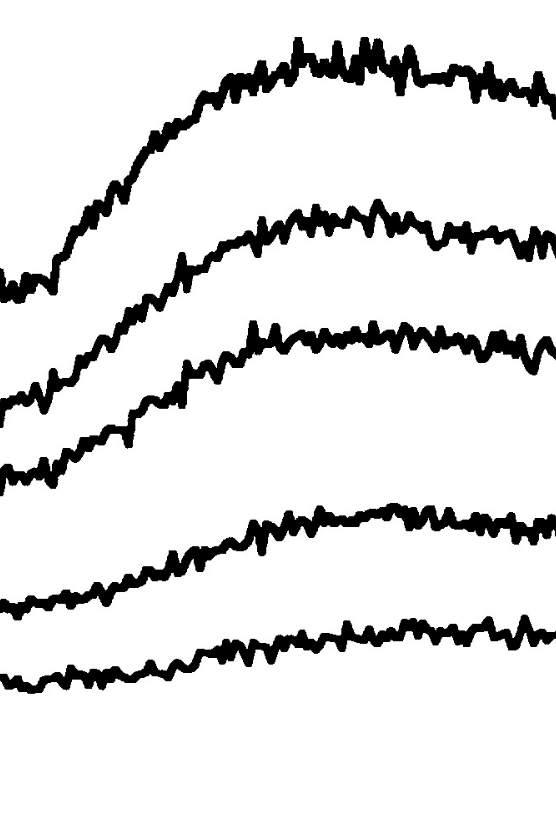
#> input picture experimental/chen2012/fig3a.png, 556 x 820 px
$ python extractPlotData.py
#> lines starting #> are read from the running program, lines starting #| are printed output that depends on the picture; after the words box and inside, x2 and y2 are one past the last pixel; in counts of white or black regions, pixels touching at a corner belong together; long printed decimals are rounded
import numpy as np
import matplotlib.pyplot as plt
from scipy import signal
from skimage.io import imread
import math

def filterByNeighbors(originalPlot, neighborhoodSize, neighborThreshold, startFtsz):
  outputSignal1 = np.zeros((len(startFtsz), originalPlot.shape[1]))
  maxValue = np.max(np.max(originalPlot))
  intensityThreshold = 0.2
  outputImage = np.zeros((originalPlot.shape))
  skipSize = 2
  for ii in range(originalPlot.shape[1]-neighborhoodSize):
    jj = neighborhoodSize
    linesFound = 0
    while (linesFound < len(startFtsz)) and jj < originalPlot.shape[0]-neighborhoodSize:
      jj+=1
      totalNeighbors = 0
      if (originalPlot[jj, ii] > intensityThreshold):
        verticalNeighborhood = originalPlot[jj:jj+neighborhoodSize,ii]
        maxInd = np.argmax(verticalNeighborhood)
        totalNeighbors = np.sum(verticalNeighborhood>intensityThreshold)
        if (totalNeighbors>neighborThreshold):
          outputSignal1[linesFound, ii] = jj+maxInd
          outputImage[jj, ii] = 1
          linesFound += 1
          jj+=skipSize*neighborhoodSize+maxInd
  outputSignal2 = np.zeros((len(startFtsz), originalPlot.shape[1]))
  for ii in range(originalPlot.shape[1]-neighborhoodSize):
    jj = originalPlot.shape[0]
    linesFound = 0
    while (linesFound<len(startFtsz)) and jj > 0:
      jj+=-1
      totalNeighbors = 0
      if (originalPlot[jj, ii] > intensityThreshold):
        verticalNeighborhood = originalPlot[jj-neighborhoodSize:jj,ii]
        maxInd = np.argmax(verticalNeighborhood)
        totalNeighbors = np.sum(verticalNeighborhood>intensityThreshold)
        if (totalNeighbors>neighborThreshold):
          outputSignal2[linesFound, ii] = jj-neighborhoodSize + maxInd
          linesFound += 1
          jj += -1*(skipSize*neighborhoodSize+maxInd)
  outputSignal2 = np.flipud(outputSignal2)
  outputSignal = np.add(outputSignal1, outputSignal2)
  outputSignal = np.divide(outputSignal, 2)
  return outputSignal, outputImage

def thresholdSignal(originalPlot, intensityThreshold):
  filteredPlot = (originalPlot > intensityThreshold) * originalPlot
  return filteredPlot

def lowPassFilter(originalPlot, size):
  kernel = np.ones((size, size))
  kernel = np.divide(kernel, size*size)
  output = signal.convolve2d(originalPlot, kernel, boundary='symm', mode='same')
  return output


def lightSignalToConcMonomer(lightSignal, startFtsz, criticalConcentration):
  concMonomer = np.zeros((lightSignal.shape))

  for jj in range(lightSignal.shape[0]):
    fluorPerConc = (np.mean(lightSignal[jj, 0:50]) - np.mean(lightSignal[jj, -51:-1]))/(startFtsz[jj] - criticalConcentration)
    print(fluorPerConc)
    concMonomer[jj, 0:2] = startFtsz[jj]
    for ii in range(2, lightSignal.shape[1]):
      fluorDiff = lightSignal[jj, ii] - lightSignal[jj, ii-1]
      concDiff = fluorDiff/fluorPerConc
      concMonomer[jj, ii] = concMonomer[jj, ii-1] + concDiff
  return concMonomer


def preprocessImage(imageFile, neighborhoodSize):
#> called with imageFile = 'chen2012/fig3a.png', neighborhoodSize = 30
  imOriginal = imread(imageFile, as_gray=True)
#> imOriginal is the input picture: shape (820, 556) float64; min 0, max 1, mean 0.891

  im = imOriginal
  im = np.subtract(im, np.min(np.min(im)))
  im = np.multiply(-1, im)
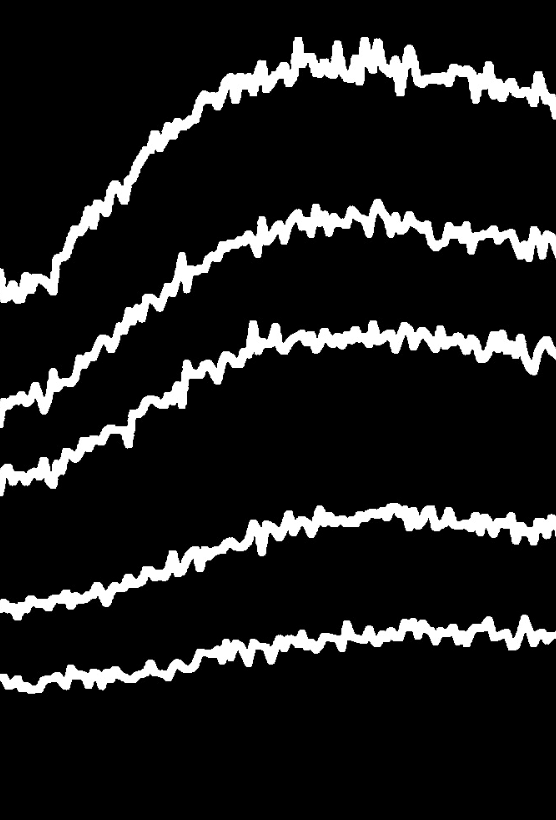
#> im: shape (820, 556) float64; min -1, max 0, mean -0.891; drawn with min black and max white
  im = np.add(im, -1*np.min(np.min(im)))
  im = np.divide(im, np.max(np.max(im)))
  padSize = neighborhoodSize
  im = np.pad(im, padSize, 'edge')
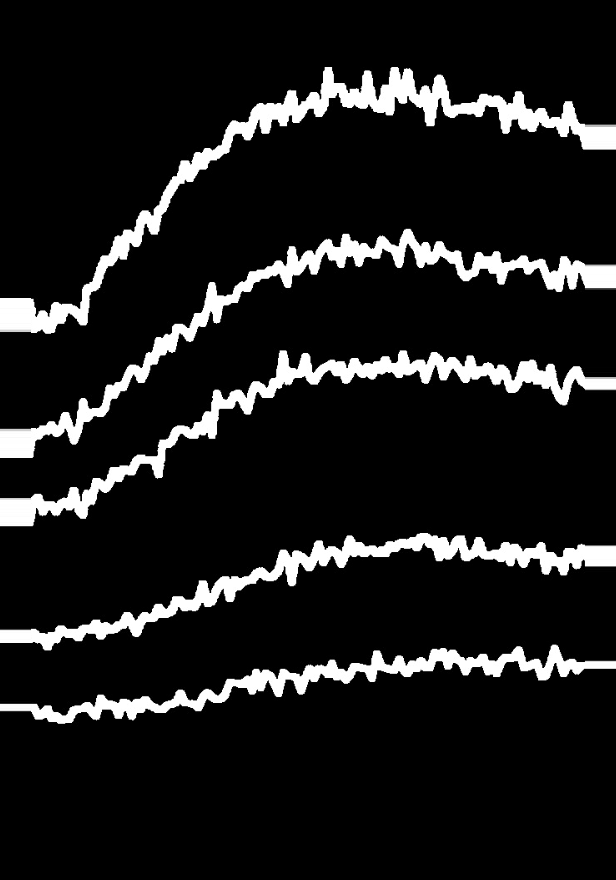
#> im: shape (880, 616) float64; min 0, max 1, mean 0.102

  return im

def postprocessSignal(inputSignal, padSize):
  outputSignal = inputSignal
  kernelLen = 5
  kernel = np.divide(np.ones(kernelLen), kernelLen)
  for ii in range(inputSignal.shape[0]):
    outputSignal[ii,:] = np.convolve(inputSignal[ii,:], kernel, 'same')
  outputSignal = outputSignal[:, padSize:padSize-1]
  return outputSignal

def iterativeLpfThresholdPlot(im, filterRounds, lpfSize, threshold):
#> called with filterRounds = 3, lpfSize = 20, threshold = 0.1
  rows = filterRounds + 1
  wid = 1
  plt.figure()
  plt.subplot(rows, wid, 1)
  plt.imshow(im)
  filteredPlot = im
  for ii in range(filterRounds):
    filteredPlot = lpfThreshold(filteredPlot, lpfSize, threshold)
    plt.subplot(rows, wid, ii+2)
    plt.imshow(filteredPlot)
#> this loop made 3 passes
#> pass 1, in lowPassFilter, `output = signal.convolve2d(originalPlot, kernel, boundary='symm', mode..`:
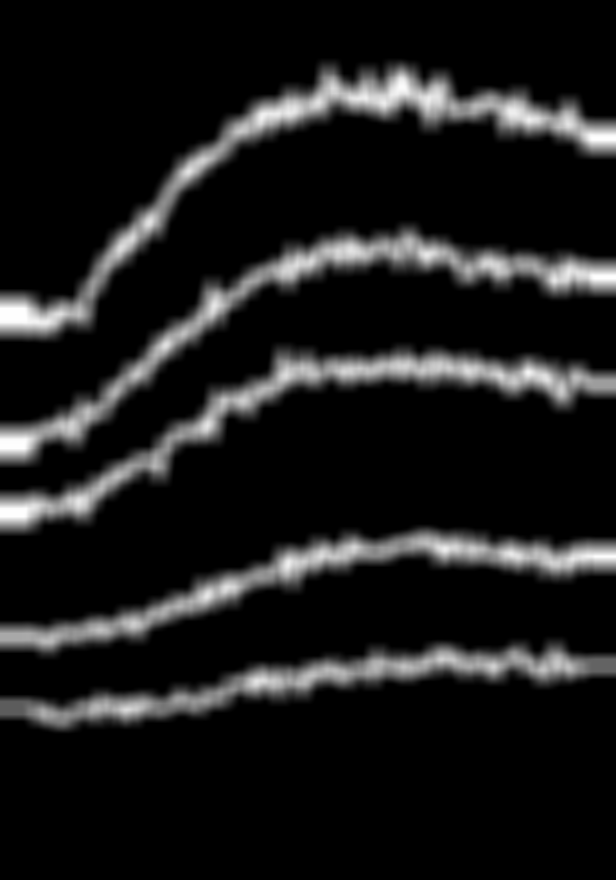
#> output: shape (880, 616) float64; min 0, max 0.999, mean 0.102
#> pass 2, in lowPassFilter (call 2), `output = signal.convolve2d(originalPlot, kernel, boundary='symm', mode..`:
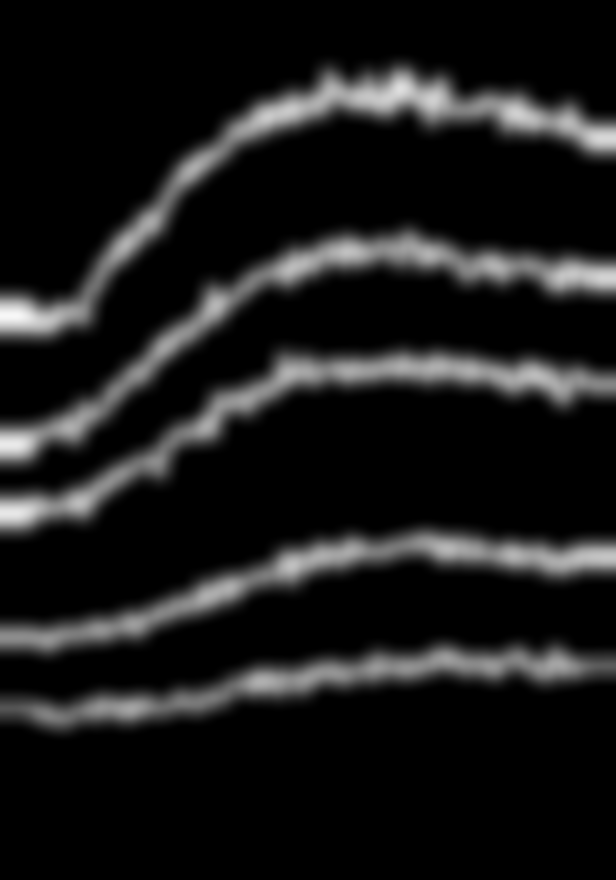
#> output: shape (880, 616) float64; min 0, max 0.972, mean 0.0999
  plt.show()
  return filteredPlot

def lpfThreshold(im, lpfSize, threshold):
  filteredPlot = im
  filteredPlot = lowPassFilter(filteredPlot, lpfSize)
  filteredPlot = thresholdSignal(filteredPlot, threshold)
  return filteredPlot

def plotResult(time, fluorescence, concMonomer, im):
  rows = 1
  wid = 2
  plt.figure()
  for ii in range(fluorescence.shape[0]):
    plt.subplot(rows, wid, 1)
    plt.plot(fluorescence[ii,:])
    plt.subplot(rows, wid, 2)
    plt.plot(time, concMonomer[ii, :])
  plt.subplot(rows, wid, 1)
  plt.imshow(im, aspect='auto')
  plt.show()

def exportResult(time, concMonomer, imageFile):
  result = np.vstack((concMonomer, time))
  result = np.rot90(result, k=3)
  fileName = imageFile[0:-4] + '_conc.csv'
  print(fileName)
  np.savetxt(fileName, result, delimiter=",", fmt='%f')

imageFile = 'chen2012/fig3a.png'
startFtsz = [6, 5, 4, 3, 2]
criticalConcentration = 1
totalTime = 13
filterRounds = 1
neighborhoodSize = 30
neighborhoodThreshold = 10

im = preprocessImage(imageFile, neighborhoodSize)


filteredPlot = iterativeLpfThresholdPlot(im, 3, 20, 0.1)

fluorescence, outputImage = filterByNeighbors(filteredPlot, neighborhoodSize, neighborhoodThreshold, startFtsz)
#> in filterByNeighbors, `maxValue = np.max(np.max(originalPlot))`: maxValue = 0.902
#> after the loop in filterByNeighbors, `for ii in range(originalPlot.shape[1]-neighborhoodSize):`:
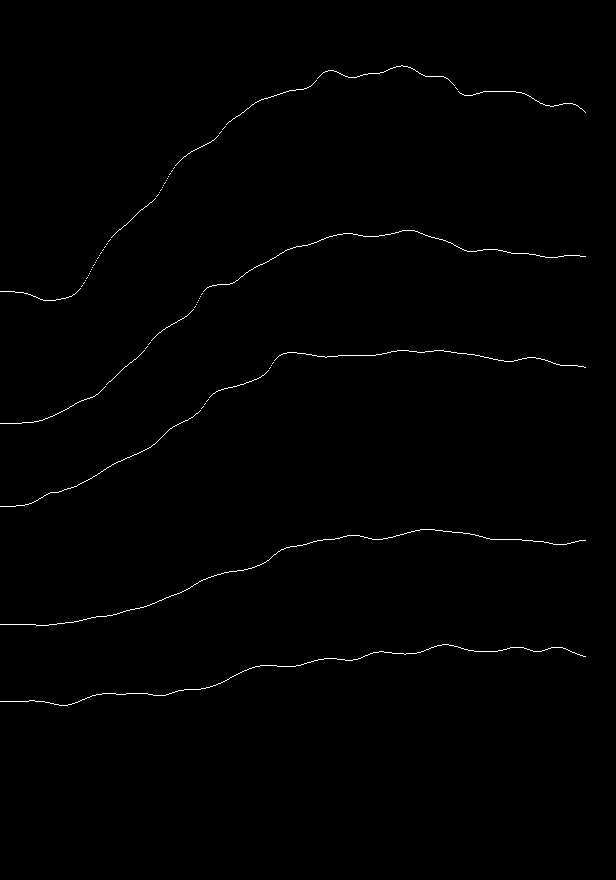
#> outputImage: shape (880, 616) float64; values 0 (black) and 1 (white), 0.54% white in thin lines or dots, all inside (x1, y1, x2, y2) = (0, 65, 586, 706)
plt.imshow(outputImage)
plt.show()
#fluorescence = postprocessSignal(fluorescence)
fluorescence = fluorescence[:, neighborhoodSize:-neighborhoodSize]
concMonomer = lightSignalToConcMonomer(fluorescence, startFtsz, criticalConcentration)
#> the loop in lightSignalToConcMonomer, `for jj in range(lightSignal.shape[0]):` made 5 passes
#> fluorPerConc on passes 1 to 5: 38.72, 39.21, 41.69, 38.65, 48.3
#| 38.720
#| 39.210
#| 41.693
#| 38.650
#| 48.300
time = np.linspace(0, totalTime, num=concMonomer.shape[1])
#> time = 556 values from 0 to 13
plotResult(time, fluorescence, concMonomer, im)
#> in plotResult, `plt.show()`:
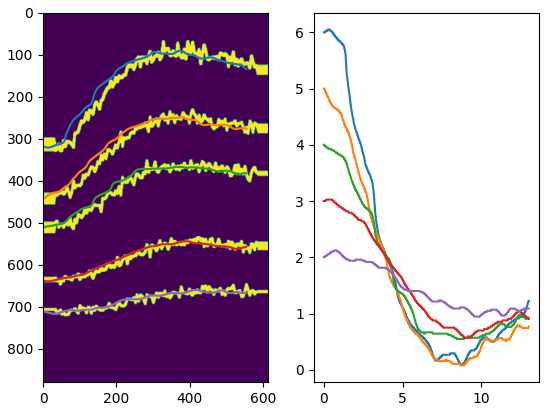
#> figure drawn by matplotlib, 2 panels; panel 2: curve peaks at x = 0.258, y = 6.05; panel 2: curve peaks at x = 0, y = 5; panel 2: curve peaks at x = 0, y = 4
exportResult(time, concMonomer, imageFile)
#> in exportResult, `result = np.rot90(result, k=3)`: result = 556 rows, first 6: [0, 2, 3, 4, 5, 6], [0.0234, 2, 3, 4, 5, 6], [0.0468, 2, 3, 3.98, 4.97, 6], [0.0703, 2.02, 3, 3.98, 4.97, 6], [0.0937, 2.02, 3, 3.98, 4.95, 6], [0.117, 2.02, 3, 3.98, 4.95, 6.03]
